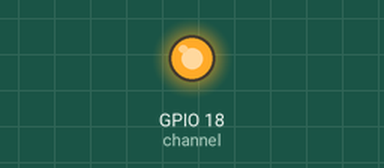
This program was run on a simulated Raspberry Pi (BCM pin numbers). On the bench: output pins drawn as LEDs (lit = HIGH). At 10.0 s the program stops and its outputs stay as they are.

Above: at 0.1 s.
At 10.1 s:
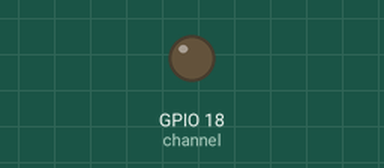
Timing chart, 0 to 11.5 s (numbered marks = the images above):
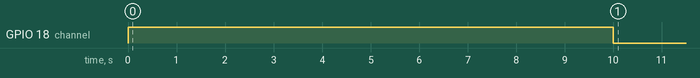

The program:

sample1.py
```python
import RPi.GPIO as GPIO
import time
"""
channelに接続したLEDを10秒間点灯させた後で終了する。
LEDはBCM18(pin12)とGND(pin6)に接続する。
間に抵抗を入れること。

2020.05.26 リファクタリング：importされても実行されない
ように修正する。
"""
def led():
    GPIO.setmode(GPIO.BCM)
    channel = 18
    GPIO.setup(channel, GPIO.OUT, initial=GPIO.LOW)
    GPIO.output(channel, GPIO.HIGH)
    # 10秒間点灯させるためsleepをいれる。
    time.sleep(10)
    GPIO.output(channel, GPIO.LOW)
    GPIO.cleanup()

if __name__ == "__main__":
    led()
```

Measured:
- by itself, GPIO 18 (channel): LOW → HIGH at 0.00 s, → LOW 10.0 s later
